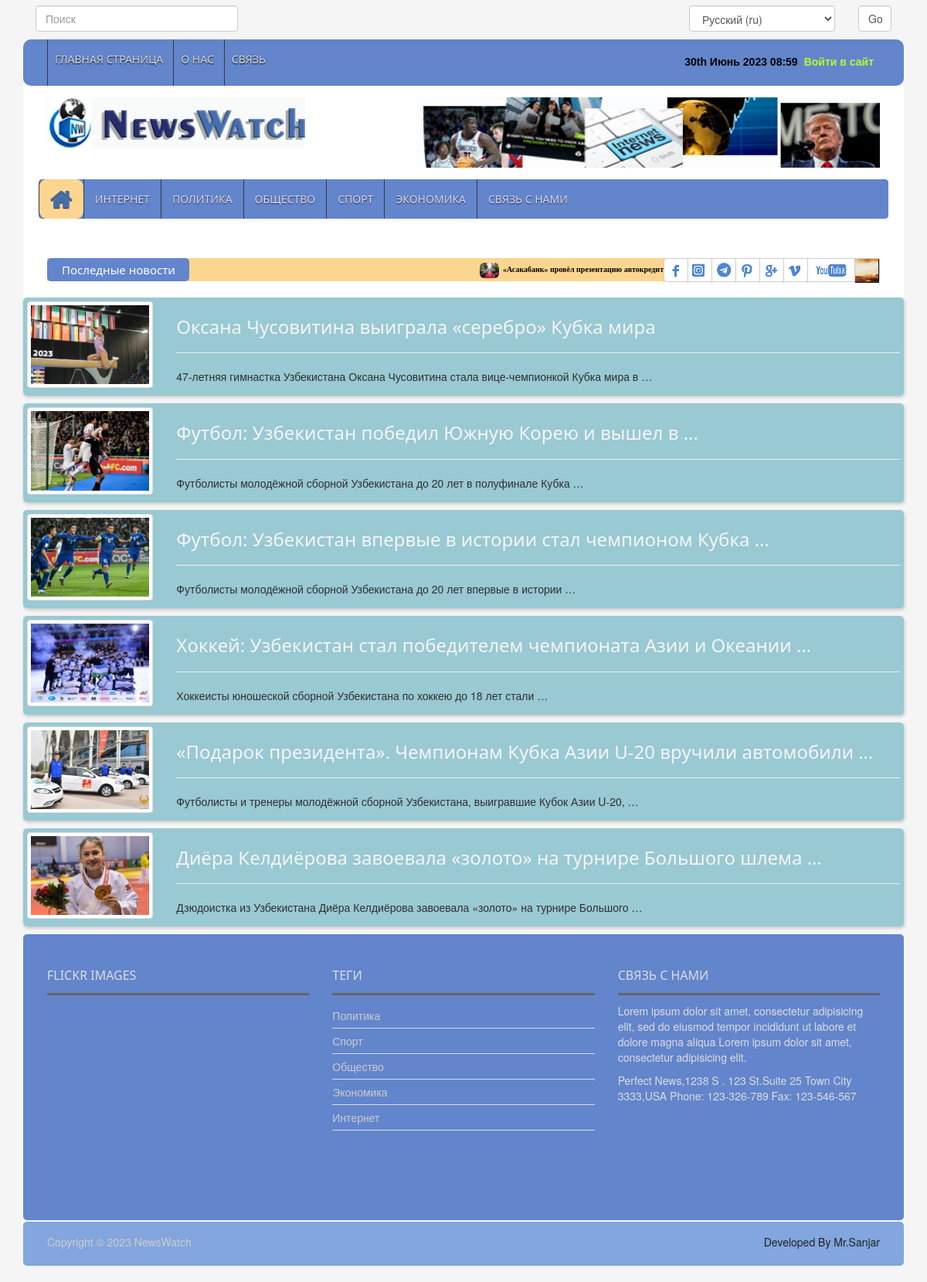
Page /ru/sport-news/ on the committed database.
### news_app/models.py (models this page shows, shortened)
class News(models.Model):
    class Status(models.TextChoices):
        Draft = "DF", "Draft"
        Published = "PB", "Published"
    title = models.CharField(max_length=200)
    slug = models.SlugField(max_length=200)
    body = models.TextField()
    image = models.ImageField(upload_to="news/images")
    category = models.ForeignKey(Category,
                                 on_delete=models.CASCADE)
    publish_time = models.DateTimeField(default=timezone.now)
    created_time = models.DateTimeField(auto_now_add=True)
    updated_time = models.DateTimeField(auto_now=True)
    status = models.CharField(max_length=2, choices=Status.choices,
                              default=Status.Draft)
    objects = models.Manager()
    published = PublishedManager()
    class Meta:
        ordering = ["-publish_time"]

class Category(models.Model):
    name = models.CharField(max_length=100)

### news_app/views.py (the view)
# urls.py: path('sport-news/', SportNewsView.as_view(), name='sport_news_page'),
class SportNewsView(ListView):
    model = News
    template_name = 'news/sport.html'
    context_object_name = 'sport_news'
    def get_queryset(self):
        news = self.model.published.all().filter(category__id=2)
        return news

### news_app/context_processor.py (called while the page is built)
def latest_news(request):
    latest_news = News.published.all().order_by('-publish_time')[:10]
    categories = Category.objects.all()
    context = {
        'latest_news': latest_news,
        'categories': categories
    }
    return context

### news_app/models.py (called while the page is built)
    def get_queryset(self):
        return super().get_queryset().filter(status=News.Status.Published)

### templates/news/sport.html (shortened to what this page needs)
{% extends 'news/base.html' %}
{% load static %}
{% load i18n %}
{% block content %}
    {% for sport in sport_news %}
        <a href="{% url 'news_detail_page' sport.slug %}">
            <div class="container">
                <div class="border_list_style">
                    <div class="row">
                        <div class="col-md-2 center-block">
                            <img class="img-thumbnail" src="{{ sport.image.url }}" style="width: 100%" alt="deteail-image">
                        </div>
                        <div class="col-md-10">
                            <h3>{{ sport.title | truncatewords:8 }}</h3><hr>
                            <p>{{ sport.body | truncatewords:10 }}</p>
                        </div>
                    </div>
                </div>
            </div>
        </a>
    {% endfor %}
{% endblock content%}

### templates/news/base.html (shortened to what this page needs)
{% load static %}
{% load i18n %}
<!DOCTYPE html>
<html lang="en">
<head>
    <link rel="stylesheet" type="text/css" href="{% static 'css/bootstrap.min.css' %}">
    <link rel="stylesheet" type="text/css" href="{% static 'css/font-awesome.min.css' %}">
    <link rel="stylesheet" type="text/css" href="{% static 'css/animate.css' %}">
    <link rel="stylesheet" type="text/css" href="{% static 'css/font.css' %}">
    <link rel="stylesheet" type="text/css" href="{% static 'css/li-scroller.css' %}">
    <link rel="stylesheet" type="text/css" href="{% static 'css/slick.css' %}">
    <link rel="stylesheet" type="text/css" href="{% static 'css/jquery.fancybox.css' %}">
    <link rel="stylesheet" type="text/css" href="{% static 'css/theme.css' %}">
    <link rel="stylesheet" type="text/css" href="{% static 'css/style.css' %}">
</head>
<body>
    <div class="container">
      <header id="header">
      <div class=" row" style="margin-bottom: 10px;">
            <div class="header_top" style="background-color: #f5f5f5">
                <div class="col-lg-3 col-md-3 col-sm-6 col-xs-6" style="padding-left: 0px">
                    <form method="get" action="{% url 'search_results' %}">
                                <input  type="search" name="q" placeholder="{% blocktrans %}Поиск{% endblocktrans %}" class="form-control" >
                            </form>
                </div>
                <div class="col-lg-3 col-md-3"></div>
                <div class="col-lg-3 col-md-3"></div>
                <div class="col-lg-3 col-md-3 col-sm-6 col-xs-6" style="padding-right: 0px">
                    <form action="{% url 'set_language' %}" method="post">{% csrf_token %}
                        <div class="row">
                            <div class="col-lg-9 col-md-8 col-sm-8 col-xs-8">
                                <select class="form-control" name="language">
                                    {% get_current_language as LANGUAGE_CODE %}
                                    {% get_available_languages as LANGUAGES %}
                                    {% get_language_info_list for LANGUAGES as languages %}
                                    {% for language in languages %}
                                        <option value="{{ language.code }}"{% if language.code == LANGUAGE_CODE %} selected{% endif %}>
                                            {{ language.name_local }} ({{ language.code }})
                                        </option>
                                    {% endfor %}
                                </select>
                            </div>
                            <div class="col-lg-3 col-md-4 col-sm-4 col-xs-4">
                                <input class="form-control" type="submit" value="Go" >
                            </div>
                        </div>
                    </form>
                </div>
            </div>
        </div>
<div class="row">
  <div class="col-lg-12 col-md-12 col-sm-12">
    <div class="header_top">
      <div class="header_top_left">
        <ul class="top_nav">
          <li><a href="{% url 'home_page' %}">{% blocktrans %}Главная страница{% endblocktrans %}</a></li>
          <li><a id="about" href="#">О нас</a></li>
          <li><a href="{% url 'contact_page' %}">{% blocktrans %}Связь{% endblocktrans %}</a></li>
        </ul>
              </div>
              <div class="header_top_right">
              {% if request.user.is_authenticated %}
                  <p class="my_profile">
                      <a href="{% url 'user_profile'%}" >{% blocktrans %}Мой профил{% endblocktrans %} </a>
                      <a href="{% url 'logout'%}">{% blocktrans %}Выйти{% endblocktrans %}</a>
                  </p>
              {% else %}
                  <p><a href="{% url 'login'%}" style="color: greenyellow; font-size: 14px ">{% blocktrans %}Войти в сайт{% endblocktrans %}</a></p>
              {% endif %}
              <p style="color: black; font-size: 14px">{% now "jS F Y H:i" %}</p>
              </div>
            </div>
          </div>
          <div class="col-lg-12 col-md-12 col-sm-12">
            <div class="header_bottom">
              <div class="logo_area"><a href="{% url 'home_page' %}" class="logo"><img src="{% static 'images/logo.jpg' %}" alt=""></a></div>
              <div class="add_banner"><a href="#"><img src="{% static 'images/addbanner_728x90_V1.jpg' %}" alt="addbaner"></a></div>
            </div>
          </div>
        </div>
      </header>
      <section id="navArea">
        <nav class="navbar navbar-inverse" role="navigation">
          <div class="row" style="background-color: #6285cc; margin: 0; border-radius: 5px">
             <div id="navbar" class="navbar-collapse collapse">
                    <ul class="nav navbar-nav main_nav">
                        <li class="active" ><a href="{% url 'home_page' %}"><span class="fa fa-home desktop-home"></span>
                            <span class="mobile-show">Главная страница</span></a></li>
                        <li><a href="{% url 'internet_news_page' %}">{% blocktrans %}Интернет{% endblocktrans %}</a></li>
                        <li><a href="{% url 'politic_news_page' %}">{% blocktrans %}Политика{% endblocktrans %}</a></li>
                        <li><a href="{% url 'local_news_page' %}">{% blocktrans %}Общество{% endblocktrans %}</a></li>
                        <li><a href="{% url 'sport_news_page' %}">{% blocktrans %}Спорт{% endblocktrans %}</a></li>
                        <li><a href="{% url 'economic_news_page' %}">{% blocktrans %}Экономика{% endblocktrans %}</a></li>
                        <li><a href="{% url 'contact_page' %}">{% blocktrans %}Связь с нами{% endblocktrans %}</a></li>
                    </ul>
                </div>
          </div>
        </nav>
      </section>
      <section id="newsSection">
        <div class="row">
          <div class="col-lg-12 col-md-12">
            <div class="latest_newsarea"> <span>{% blocktrans %}Последные новости{% endblocktrans %}</span>
              <ul id="ticker01" class="news_sticker list-group">
                  {% for news in latest_news %}
                    <li class="list-item"><a style="color: black" href="{% url 'news_detail_page' news.slug %}"><img class="img-rounded" src="{{ news.image.url }}" alt="">{{ news.title }}</a></li>
                  {% endfor %}
              </ul>
              <div class="social_area">
                <ul class="social_nav list-group">
                  <li class="facebook"><a href="https://www.facebook.com/sanjar.utkirovich?mibextid=ZbWKwL" target="_blank"></a></li>
                  <li class="twitter"><a href="https://www.instagram.com/__maxmudov/?fbclid=IwAR1j34PBpgmZa_ILZe4x4HN6QAI4V1A8puBlIlBeM-Vn23fjLdzUaa776_Q" target="_blank"></a></li>
                  <li class="flickr"><a href="https://t.me/cocksure" target="_blank"></a></li>
                  <li class="pinterest"><a href="https://www.pinterest.com/" target="_blank"></a></li>
                  <li class="googleplus"><a href="#"></a></li>
                  <li class="vimeo"><a href="#"></a></li>
                  <li class="youtube"><a href="#"></a></li>
                  <li class="mail"><a href="#"></a></li>
                </ul>
              </div>
            </div>
          </div>
        </div>
      </section>
    </div>
    {% block content %}
    {% endblock content %}
<div class="container">
    <footer id="footer">
        <div class="footer_top">
          <div class="row">
            <div class="col-lg-4 col-md-4 col-sm-4">
              <div class="footer_widget wow fadeInLeftBig">
                <h2>Flickr Images</h2>
              </div>
            </div>
            <div class="col-lg-4 col-md-4 col-sm-4">
              <div class="footer_widget wow fadeInDown">
                <h2>Теги</h2>
                <ul class="tag_nav">
                    {% for category in categories %}
                  <li><a href="#">{{ category.name }}</a></li>
                    {% endfor %}
                </ul>
              </div>
            </div>
            <div class="col-lg-4 col-md-4 col-sm-4">
              <div class="footer_widget wow fadeInRightBig">
                <h2>Связь с нами</h2>
                <p>Lorem ipsum dolor sit amet, consectetur adipisicing elit, sed do eiusmod tempor incididunt ut labore et dolore magna aliqua Lorem ipsum dolor sit amet, consectetur adipisicing elit.</p>
                <address>
                Perfect News,1238 S . 123 St.Suite 25 Town City 3333,USA Phone: 123-326-789 Fax: 123-546-567
                </address>
              </div>
            </div>
          </div>
        </div>
<div class="footer_bottom">
  <p class="copyright">Copyright &copy; 2023 <a href="{% url 'home_page' %}">NewsWatch</a></p>
  <p class="developer">Developed By Mr.Sanjar</p>
</div>
</footer>
</div>
</body>
</html>

### static/css/li-scroller.css (style rules this page uses)
ul.newsticker { position:relative; left:750px; font:bold 10px Verdana; list-style-type:none; margin:0; padding:0 }
ul.newsticker li { float:left; margin:0; padding:0 }
ul.newsticker a { white-space:nowrap; padding:0; color:#fff; margin:0 50px 0 0 }
ul.newsticker a > img { height:20px; margin-right:5px; width:25px }

### static/css/theme.css (style rules this page uses)
.latest_newsarea span { background:none repeat scroll 0 0 }

### rows in the picture
News: image (picture), title "«Асакабанк» провёл презентацию автокредитов на обновлённых условиях"
News: image (picture), title "Оксана Чусовитина выиграла «серебро» Кубка мира", body "47-летняя гимнастка Узбекистана Оксана Чусовитина стала вице-чемпионкой Кубка мира в …"
News: image (picture), title "Футбол: Узбекистан победил Южную Корею и вышел в …", body "Футболисты молодёжной сборной Узбекистана до 20 лет в полуфинале Кубка …"
News: image (picture), title "Футбол: Узбекистан впервые в истории стал чемпионом Кубка …", body "Футболисты молодёжной сборной Узбекистана до 20 лет впервые в истории …"
News: image (picture), title "Хоккей: Узбекистан стал победителем чемпионата Азии и Океании …", body "Хоккеисты юношеской сборной Узбекистана по хоккею до 18 лет стали …"
News: image (picture), title "«Подарок президента». Чемпионам Кубка Азии U-20 вручили автомобили …", body "Футболисты и тренеры молодёжной сборной Узбекистана, выигравшие Кубок Азии U-20, …"
News: image (picture), title "Диёра Келдиёрова завоевала «золото» на турнире Большого шлема …", body "Дзюдоистка из Узбекистана Диёра Келдиёрова завоевала «золото» на турнире Большого …"
Category: name "Политика"
Category: name "Спорт"
Category: name "Общество"
Category: name "Экономика"
Category: name "Интернет"

### other values in the picture
form field language "Русский (ru)"
